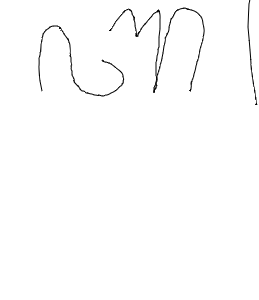
#> input picture dataset/hanacaraka/ba/4693340161012711825_base64_45.png, 259 x 300 px; its folder holds only this picture in this run
$ python train_svm.py
#> lines starting #> are read from the running program, lines starting #| are printed output that depends on the picture; after the words box and inside, x2 and y2 are one past the last pixel; in counts of white or black regions, pixels touching at a corner belong together
"""
AksaraScan Model Trainer: LinearSVC ke Float16 Base64 JSON & JS
Mata Kuliah: PTIN236021 Pengolahan Citra dan Komputer Vision (Semester V)
Dosen Pengampu: Mahfud Jiono, S.Pd., M.Eng.
Penyusun: Muhammad Rayhan Najib (240533600012) - Kelompok 4
"""
import os, glob, json, base64
import cv2
import numpy as np
from sklearn.svm import LinearSVC
from sklearn.model_selection import train_test_split
from sklearn.metrics import accuracy_score

ROOT_DIR = os.path.dirname(os.path.abspath(__file__))
DATASET_DIR = os.path.join(ROOT_DIR, "dataset", "hanacaraka")
OUTPUT_JSON = os.path.join(ROOT_DIR, "app", "web_camscanner", "model.json")
OUTPUT_JS = os.path.join(ROOT_DIR, "app", "web_camscanner", "model.js")

CLASSES = [
    'ba', 'ca', 'da', 'dha', 'ga', 'ha', 'ja', 'ka', 'la', 'ma',
    'na', 'nga', 'nya', 'pa', 'ra', 'sa', 'ta', 'tha', 'wa', 'ya'
]
CANVAS_SIZE = 96
INNER_SIZE = 76

def preprocess_glyph(img_path):
    """Normalisasi identik dengan browser: Otsu -> Crop -> Scale 76px -> Canvas 96x96"""
    img = cv2.imread(img_path, cv2.IMREAD_GRAYSCALE)
#> img is the input picture: shape (300, 259); min 0, max 255, mean 252.6
    if img is None: return None

    # Binerisasi Otsu Inversi
    _, bw = cv2.threshold(img, 0, 1, cv2.THRESH_BINARY_INV + cv2.THRESH_OTSU)
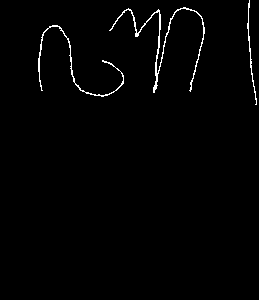
#> bw: shape (300, 259); values 0 (black) and 1 (white), 1.3% white in thin lines or dots, all inside (x1, y1, x2, y2) = (38, 0, 257, 105)

    # Crop rapat ke kotak pembatas tinta
    ys, xs = np.where(bw > 0)
#> ys = 1043 values from 0 to 104; xs = 1043 values, max 256 at index 1034, min 38 at index 600, mean 145.3
    if len(ys) == 0: return None
    y0, y1, x0, x1 = ys.min(), ys.max() + 1, xs.min(), xs.max() + 1
#> y0 = 0; y1 = 105; x0 = 38; x1 = 257
    crop = bw[y0:y1, x0:x1]
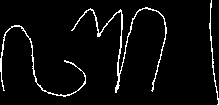
#> crop: shape (105, 219); values 0 (black) and 1 (white), 4.5% white in thin lines or dots

    # Skala isotropik ke inner 76px
    h, w = crop.shape
#> h = 105; w = 219
    scale = float(INNER_SIZE) / max(w, h)
#> scale = 0.347
    nw, nh = max(1, int(round(w * scale))), max(1, int(round(h * scale)))
#> nw = 76; nh = 36
    resized = cv2.resize(crop.astype(np.uint8), (nw, nh), interpolation=cv2.INTER_NEAREST)
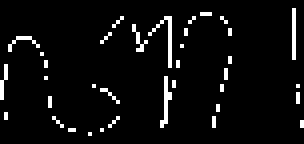
#> resized: shape (36, 76) (shown 4 times larger); values 0 (black) and 1 (white), 5.1% white in thin lines or dots, all inside (x1, y1, x2, y2) = (0, 2, 76, 34)

    # Tengahkan pada kanvas 96x96
    canvas = np.zeros((CANVAS_SIZE, CANVAS_SIZE), dtype=np.float32)
    ox = (CANVAS_SIZE - nw) // 2
#> ox = 10
    oy = (CANVAS_SIZE - nh) // 2
#> oy = 30
    canvas[oy:oy+nh, ox:ox+nw] = resized
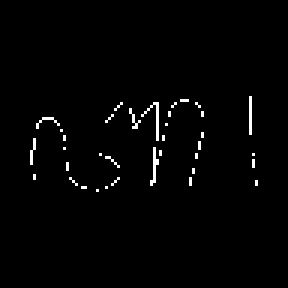
#> canvas: shape (96, 96) float32 (shown 3 times larger); values 0 (black) and 1 (white), 1.5% white in thin lines or dots, all inside (x1, y1, x2, y2) = (10, 32, 86, 64)

    return canvas.flatten() # 9.216 dimensi

def main():
    print("=" * 60)
    print("AKSARASCAN SVM MODEL TRAINER & EXPORTER")
    print("=" * 60)
    print("[1/4] Memuat dan memproses dataset...")
    X, y = [], []
    for c_idx, c_name in enumerate(CLASSES):
        folder = os.path.join(DATASET_DIR, c_name)
        files = glob.glob(os.path.join(folder, "*.jpg")) + glob.glob(os.path.join(folder, "*.png"))
        for f in files:
            feat = preprocess_glyph(f)
#> feat = 9216 values, max 1 at index 3155, min 0 at index 0, mean 0.0151
            if feat is not None:
                X.append(feat)
                y.append(c_idx)
#> pass 2 of the loop in main, `for c_idx, c_name in enumerate(CLASSES):`:
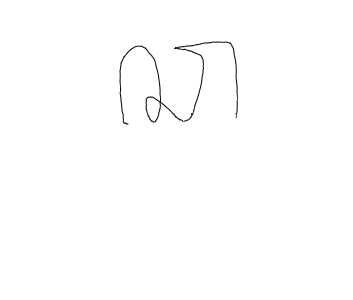
#> input picture dataset/hanacaraka/ca/4693375707324818184_base64_12.png, 353 x 300 px
#> in preprocess_glyph, img is the input picture: shape (300, 353); min 0, max 255, mean 253.8
#> in preprocess_glyph (call 2), `_, bw = cv2.threshold(img, 0, 1, cv2.THRESH_BINARY_INV + cv2.THRESH_OT..`:
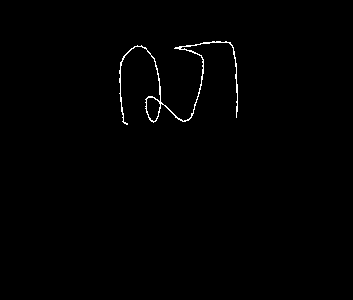
#> bw: shape (300, 353); values 0 (black) and 1 (white), 0.66% white in thin lines or dots, all inside (x1, y1, x2, y2) = (119, 41, 238, 125)
#> ys = 701 values from 41 to 124; xs = 701 values, max 237 at index 367, min 119 at index 279, mean 176.4
#> y0 = 41; y1 = 125; x0 = 119; x1 = 238
#> crop: shape (84, 119); values 0 (black) and 1 (white), 7% white in thin lines or dots
#> resized: shape (54, 76); values 0 (black) and 1 (white), 7.1% white in thin lines or dots
#> in preprocess_glyph (call 2), `canvas[oy:oy+nh, ox:ox+nw] = resized`:
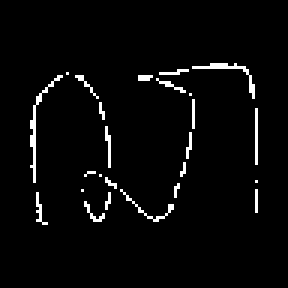
#> canvas: shape (96, 96) float32 (shown 3 times larger); values 0 (black) and 1 (white), 3.2% white in thin lines or dots, all inside (x1, y1, x2, y2) = (10, 21, 86, 75)
#> feat = 9216 values, max 1 at index 2086, min 0 at index 0, mean 0.0317

    X = np.array(X, dtype=np.float32)
    y = np.array(y, dtype=np.int32)
    print(f"Total sampel valid: {len(X)} dari 20 kelas.")

    # Stratified Holdout Split (75% Train, 25% Test)
    print("[2/4] Melakukan Stratified Holdout Split (75 : 25)...")
#> (the run stopped early here; a loop or call above may not have finished)
